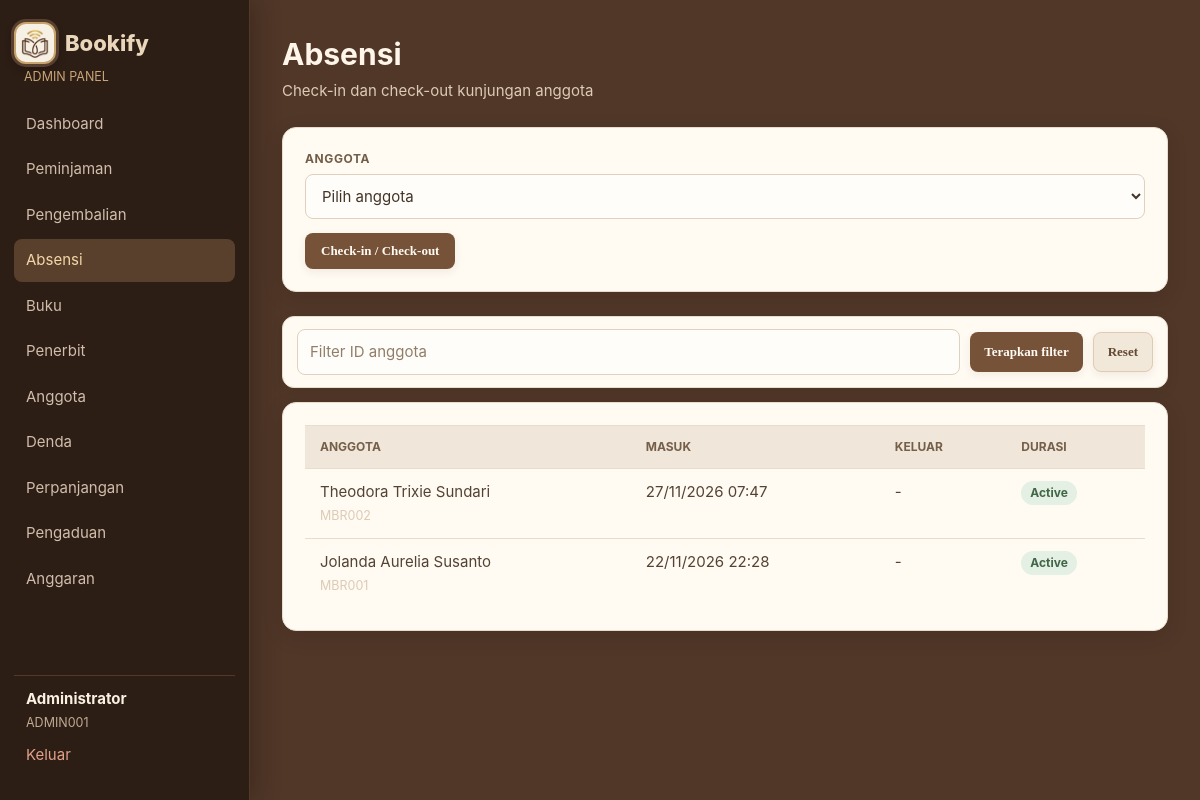
/admin/attendance.php (signed in), run on the app's committed database.
### tables this page shows
CREATE TABLE attendances (
    id INTEGER PRIMARY KEY AUTOINCREMENT, user_id INTEGER NOT NULL, check_in TEXT NOT NULL DEFAULT CURRENT_TIMESTAMP,
    check_out TEXT, duration INTEGER, created_at TEXT NOT NULL DEFAULT CURRENT_TIMESTAMP,
    FOREIGN KEY (user_id) REFERENCES users(id)
);

CREATE TABLE users (
    id INTEGER PRIMARY KEY AUTOINCREMENT, member_id TEXT NOT NULL UNIQUE, name TEXT NOT NULL,
    email TEXT NOT NULL UNIQUE, phone TEXT, gender TEXT, address TEXT, password TEXT NOT NULL,
    role TEXT NOT NULL DEFAULT 'member', status TEXT NOT NULL DEFAULT 'active',
    created_at TEXT NOT NULL DEFAULT CURRENT_TIMESTAMP, updated_at TEXT NOT NULL DEFAULT CURRENT_TIMESTAMP
, photo_path TEXT, nik TEXT);

### admin/attendance.php (the view, shortened to what this page needs)
<?php
require_once __DIR__ . '/../includes/layout.php'; require_admin();
$memberId = trim($_GET['member_id'] ?? '');
$data = rows('SELECT a.*,u.name,u.member_id FROM attendances a JOIN users u ON u.id=a.user_id WHERE u.member_id LIKE ? ORDER BY a.check_in DESC LIMIT 100', ['%' . $memberId . '%']);
?>
<section class="modal"><form method="post"><div class="form-row"><label>Anggota</label><select name="member_id" required><option value="">Pilih anggota</option></select></div><button class="btn btn-primary">Check-in / Check-out</button></form></section>
<form class="card admin-id-search" method="get"><input name="member_id" value="<?= e($memberId) ?>" placeholder="Filter ID anggota"><button type="submit" class="btn btn-primary">Terapkan filter</button><a class="button secondary btn btn-secondary" href="<?= e(url('admin/attendance.php')) ?>">Reset</a></form>
<section class="card table-card"><table><thead><tr><th>Anggota</th><th>Masuk</th><th>Keluar</th><th>Durasi</th></tr></thead><tbody><?php foreach ($data as $row): ?><tr><td><?= e($row['name']) ?><br><small class="muted"><?= e($row['member_id']) ?></small></td><td><?= date_id($row['check_in'], true) ?></td><td><?= date_id($row['check_out'], true) ?></td><td><?= $row['duration'] === null ? status_badge('active') : e($row['duration'] . ' menit') ?></td></tr><?php endforeach; ?><?php if (!$data): ?><tr><td colspan="4" class="muted">Tidak ada data absensi.</td></tr><?php endif; ?></tbody></table></section>

### includes/bootstrap.php (shortened to what this page needs)
<?php
function base_url(string $path = ''): string
{
    $script = rawurldecode($_SERVER['SCRIPT_NAME'] ?? '');
    $marker = '/versiphp/';
    $position = stripos($script, $marker);
    $base = $position === false ? '' : substr($script, 0, $position + strlen($marker) - 1);
    return $base . ($path === '' ? '/' : '/' . ltrim($path, '/'));
}
function url(string $path = ''): string
{
    return base_url($path);
}
function e(mixed $value): string
{
    return htmlspecialchars((string) $value, ENT_QUOTES, 'UTF-8');
}
function pdo(): PDO
{
    static $pdo = null;
    if ($pdo instanceof PDO) {
        return $pdo;
    }
    $pdo = new PDO('sqlite:' . DB_FILE);
    $pdo->setAttribute(PDO::ATTR_ERRMODE, PDO::ERRMODE_EXCEPTION);
    $pdo->setAttribute(PDO::ATTR_DEFAULT_FETCH_MODE, PDO::FETCH_ASSOC);
    $pdo->exec('PRAGMA foreign_keys = ON');
    initialise_database($pdo);
    return $pdo;
}
function initialise_database(PDO $db): void
{
    $userColumns = array_column($db->query('PRAGMA table_info(users)')->fetchAll(), 'name');
    $db->exec("UPDATE users SET address=address||', Semarang' WHERE email IN ('andi@email.com','sari@email.com','budi@email.com','lina@email.com','reza@email.com') AND address IS NOT NULL AND address NOT LIKE '%Semarang%'");
    $db->exec("UPDATE users SET address='Perpustakaan Bookify, Semarang' WHERE member_id='ADMIN001' AND address='Perpustakaan Bookify'");
    $db->exec("UPDATE publishers SET location='Semarang' WHERE name IN ('Gramedia Pustaka Utama','Erlangga','Mizan','Kompas') AND location IN ('Jakarta','Bandung')");
    $bookColumns = array_column($db->query('PRAGMA table_info(books)')->fetchAll(), 'name');
    $borrowingColumns = array_column($db->query('PRAGMA table_info(borrowings)')->fetchAll(), 'name');
    $extensionColumns = array_column($db->query('PRAGMA table_info(extensions)')->fetchAll(), 'name');
    $complaintColumns = array_column($db->query('PRAGMA table_info(complaints)')->fetchAll(), 'name');
    if ((int) $db->query('SELECT COUNT(*) FROM users')->fetchColumn() === 0) {
        seed_database($db);
    }
    $seedMigration=$db->prepare('SELECT 1 FROM app_migrations WHERE name=?');
    $seedMigration->execute(['member_mbr001_ongoing_loan_v1']);
    $hideExample=$db->prepare('SELECT 1 FROM app_migrations WHERE name=?');
    $hideExample->execute(['hide_mbr001_bk004_history_v1']);
}
function rows(string $query, array $params = []): array
{
    $statement = pdo()->prepare($query);
    $statement->execute($params);
    return $statement->fetchAll();
}
function status_badge(string $status): string
{
    return '<span class="badge badge-' . e($status) . '">' . e(ucfirst($status)) . '</span>';
}
function date_id(?string $value, bool $withTime = false): string
{
    if (!$value) { return '-'; }
    $time = strtotime($value);
    return date($withTime ? 'd/m/Y H:i' : 'd/m/Y', $time);
}

### data on the page
attendances: user.name "Theodora Trixie Sundari", user.member_id "MBR002", check_in "27/11/2026 07:47", check_out "-"
attendances: user.name "Jolanda Aurelia Susanto", user.member_id "MBR001", check_in "22/11/2026 22:28", check_out "-"

### other printed values
$label "Dashboard"
$label "Peminjaman"
$label "Pengembalian"
$label "Absensi"
$label "Buku"
$label "Penerbit"
$label "Anggota"
$label "Denda"
$label "Perpanjangan"
$label "Pengaduan"
$label "Anggaran"
$user['name'] "Administrator"
$user['member_id'] "ADMIN001"
$title "Absensi"
$subtitle "Check-in dan check-out kunjungan anggota"
